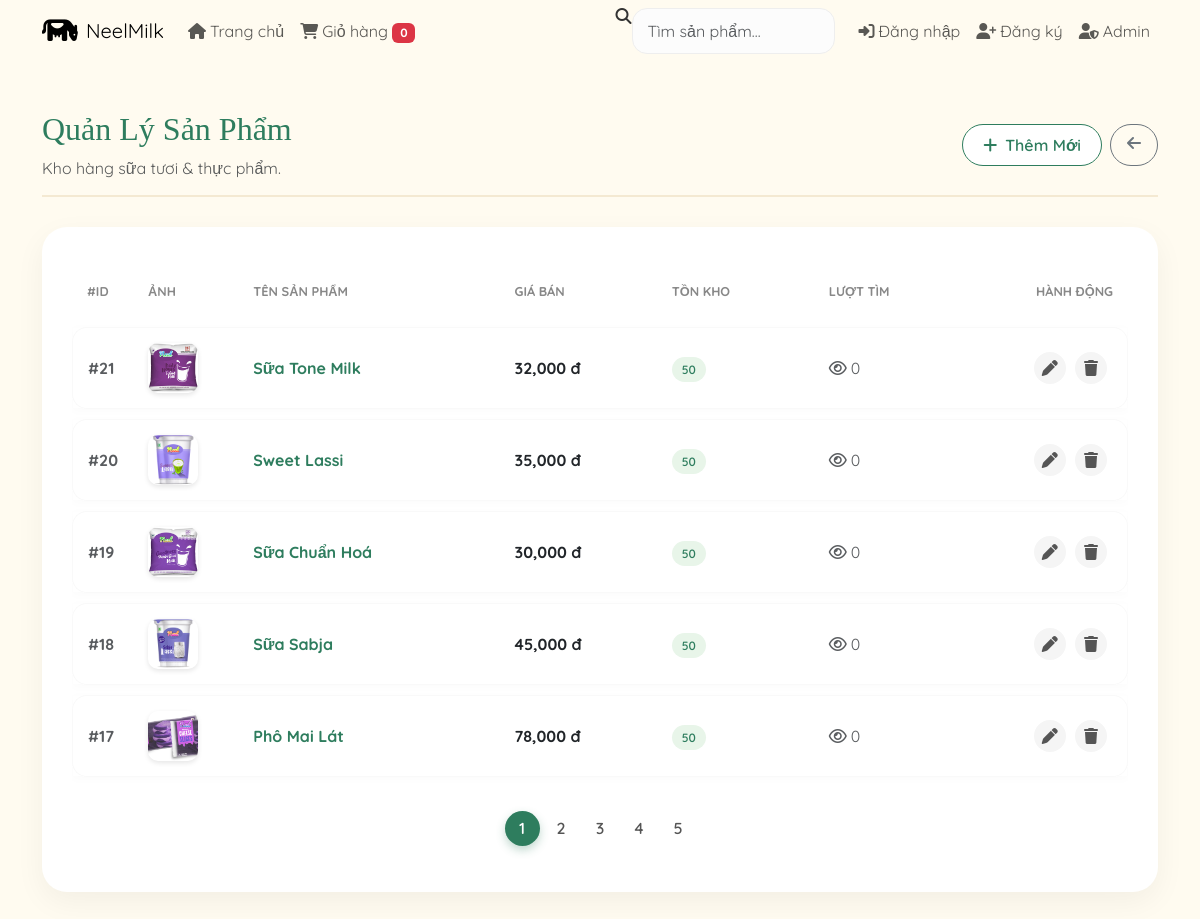
/admin/manage_products.php (signed in), run on the app's committed database.
### tables this page shows
CREATE TABLE `products` (
  `id` int(11) NOT NULL,
  `name` varchar(255) NOT NULL,
  `price` decimal(10,2) NOT NULL,
  `description` text DEFAULT NULL,
  `image` varchar(255) DEFAULT NULL,
  `stock` int(11) NOT NULL DEFAULT 50,
  `search_count` int(11) NOT NULL DEFAULT 0
);

### admin/manage_products.php (the view, shortened to what this page needs)
<?php
include '../includes/config.php';
$limit = 5;
$page = isset($_GET['page']) && filter_var($_GET['page'], FILTER_VALIDATE_INT) ? $_GET['page'] : 1;
$offset = ($page - 1) * $limit;
$sql = "SELECT COUNT(*) as total FROM products";
$result = $conn->query($sql);
$total_products = $result->fetch_assoc()['total'];
$total_pages = ceil($total_products / $limit);
$sql = "SELECT * FROM products ORDER BY id DESC LIMIT ? OFFSET ?";
$stmt = $conn->prepare($sql);
$stmt->bind_param("ii", $limit, $offset);
$stmt->execute();
$result = $stmt->get_result();
?>
<!DOCTYPE html>
<html lang="vi">
<head>
    <link href="https://cdn.jsdelivr.net/npm/bootstrap@5.3.0/dist/css/bootstrap.min.css" rel="stylesheet">
    <link rel="stylesheet" href="https://cdnjs.cloudflare.com/ajax/libs/font-awesome/6.4.0/css/all.min.css">
</head>
<body>
    <?php include '../includes/header.php'; ?>
    <div class="container py-5">
        <div class="page-header d-flex justify-content-between align-items-center">
            <div>
                <h2 class="page-title">Quản Lý Sản Phẩm</h2>
                <p class="text-muted mb-0">Kho hàng sữa tươi & thực phẩm.</p>
            </div>
            <div class="d-flex gap-2">
                <button class="btn btn-toggle-form" type="button" data-bs-toggle="collapse" data-bs-target="#addProductForm">
                    <i class="fas fa-plus me-2"></i>Thêm Mới
                </button>
                <a href="dashboard.php" class="btn btn-outline-secondary rounded-pill px-3">
                    <i class="fas fa-arrow-left"></i>
                </a>
            </div>
        </div>
        <div class="admin-card">
            <div class="table-responsive">
                <table class="table-custom">
                    <thead>
                        <tr>
                            <th width="5%">#ID</th>
                            <th width="10%">Ảnh</th>
                            <th width="25%">Tên sản phẩm</th>
                            <th width="15%">Giá bán</th>
                            <th width="15%">Tồn kho</th>
                            <th width="15%">Lượt tìm</th>
                            <th width="15%" class="text-end">Hành động</th>
                        </tr>
                    </thead>
                    <tbody>
                        <?php while ($row = $result->fetch_assoc()): ?>
                            <tr>
                                <td class="text-muted fw-bold">#<?php echo $row['id']; ?></td>
                                <td>
                                    <img src="../images/<?php echo htmlspecialchars($row['image']); ?>" class="prod-thumb" alt="img">
                                </td>
                                <td class="fw-bold" style="color: var(--brand-green);">
                                    <?php echo htmlspecialchars($row['name']); ?>
                                </td>
                                <td class="fw-bold text-dark">
                                    <?php echo number_format($row['price']); ?> đ
                                </td>
                                <td>
                                    <?php if ($row['stock'] < 10): ?>
                                        <span class="badge-stock badge-low">
                                            <i class="fas fa-exclamation-circle me-1"></i>Sắp hết (<?php echo $row['stock']; ?>)
                                        </span>
                                    <?php else: ?>
                                        <span class="badge-stock badge-ok">
                                            <?php echo $row['stock']; ?>
                                        </span>
                                    <?php endif; ?>
                                </td>
                                <td class="text-muted">
                                    <i class="far fa-eye me-1"></i><?php echo $row['search_count']; ?>
                                </td>
                                <td class="text-end">
                                    <a href="edit_product.php?id=<?php echo $row['id']; ?>" class="action-btn" title="Sửa">
                                        <i class="fas fa-pen"></i>
                                    </a>
                                    <a href="delete_product.php?id=<?php echo $row['id']; ?>" class="action-btn delete"
                                       onclick="return confirm('Bạn có chắc chắn muốn xóa sản phẩm này không?')" title="Xóa">
                                        <i class="fas fa-trash"></i>
                                    </a>
                                </td>
                            </tr>
                        <?php endwhile; ?>
                    </tbody>
                </table>
            </div>
            <?php if ($total_pages > 1): ?>
                <div class="d-flex justify-content-center mt-4">
                    <nav>
                        <ul class="pagination">
                            <?php for ($i = 1; $i <= $total_pages; $i++): ?>
                                <li class="page-item <?php echo $page == $i ? 'active' : ''; ?>">
                                    <a class="page-link" href="?page=<?php echo $i; ?>"><?php echo $i; ?></a>
                                </li>
                            <?php endfor; ?>
                        </ul>
                    </nav>
                </div>
            <?php endif; ?>
        </div>
    </div>
</body>
</html>

### admin/manage_products.php (style rules this page uses)
:root { --admin-bg: #fffbf0; --brand-green: #2e7d5e; --brand-gold: #c5a059; --text-dark: #333; --shadow-soft: 0 10px 30px rgba(0,0,0,0.05); }
body { background-color: var(--admin-bg); font-family: "Quicksand", sans-serif; color: var(--text-dark); min-height: 100vh; }
.page-header { margin-bottom: 30px; border-bottom: 2px solid rgba(197, 160, 89, 0.2); padding-bottom: 15px; }
.page-title { font-family: "Playfair Display", serif; font-size: 2rem; color: var(--brand-green); }
.admin-card { background: #fff; border-radius: 25px; box-shadow: var(--shadow-soft); padding: 30px; border: none; margin-bottom: 30px; }
.btn-toggle-form { background: #fff; border: 1px solid var(--brand-green); color: var(--brand-green); border-radius: 50px; padding: 8px 20px; font-weight: 600; }
.table-custom { width: 100%; border-collapse: separate; border-spacing: 0 10px; }
.table-custom thead th { border: none; text-transform: uppercase; font-size: 0.8rem; font-weight: 700; color: #888; padding: 15px; }
.table-custom tbody tr { background: #fff; box-shadow: 0 2px 10px rgba(0,0,0,0.02); transition: transform 0.2s; }
.table-custom td { border: none; padding: 15px; vertical-align: middle; border-top: 1px solid #f9f9f9; border-bottom: 1px solid #f9f9f9; }
.table-custom td:first-child { border-top-left-radius: 15px; border-bottom-left-radius: 15px; border-left: 1px solid #f9f9f9; }
.table-custom td:last-child { border-top-right-radius: 15px; border-bottom-right-radius: 15px; border-right: 1px solid #f9f9f9; }
.prod-thumb { width: 50px; height: 50px; object-fit: cover; border-radius: 10px; box-shadow: 0 2px 5px rgba(0,0,0,0.1); }
.badge-stock { padding: 5px 10px; border-radius: 15px; font-size: 0.75rem; font-weight: 600; }
.badge-ok { background: #e8f5e9; color: var(--brand-green); }
.action-btn { width: 32px; height: 32px; border-radius: 50%; display: inline-flex; align-items: center; justify-content: center; color: #555; background: #f5f5f5; margin-right: 5px; transition: 0.2s; text-decoration: none; }
.pagination .page-link { border: none; margin: 0 5px; border-radius: 50% !important; width: 35px; height: 35px; display: flex; align-items: center; justify-content: center; color: #555; font-weight: 600; }
.pagination .page-item.active .page-link { background: var(--brand-green); color: #fff; box-shadow: 0 4px 10px rgba(46, 125, 94, 0.3); }

### data on the page
products: id "21", image (picture), name "Sữa Tone Milk", price "32,000", stock "50", search_count "0"
products: id "20", image (picture), name "Sweet Lassi", price "35,000", stock "50", search_count "0"
products: id "19", image (picture), name "Sữa Chuẩn Hoá", price "30,000", stock "50", search_count "0"
products: id "18", image (picture), name "Sữa Sabja", price "45,000", stock "50", search_count "0"
products: id "17", image (picture), name "Phô Mai Lát", price "78,000", stock "50", search_count "0"

### other printed values
array_sum($_SESSION['cart'] ?? []) "0"
